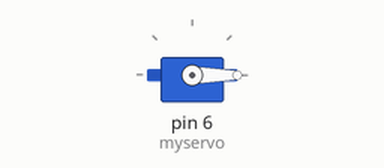
This sketch was run on a simulated Arduino Uno, built with avr-gcc and run on an emulated ATmega328P. On the bench: servo.

Above: at 0.05 s.
At 11.95 s:
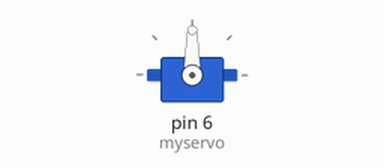
Timing chart, 0 to 15.5 s (numbered marks = the images above):
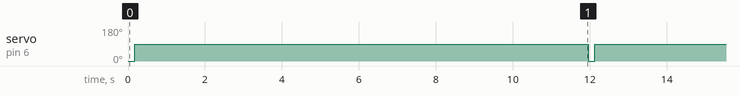

The sketch:

continous-servo-sweep.ino
```cpp
#include <Servo.h>

#define TURN_TIME 175

Servo myservo;

void setup () {
    myservo.attach(6);
    // Initially the servo must be stopped
    myservo.write(90);
}

void loop() {
    // Start turning clockwise
    myservo.write(0);
    // Go on turning for the right duration
    delay(TURN_TIME);
    // Stop turning
    myservo.write(90);

    // Wait for 12h
    delay(12 * 3600 * 1000);
}
```

Measured:
- by itself, servo on pin 6 (myservo): alternates 90° for 11.8 s and 0° for 0.18 s
